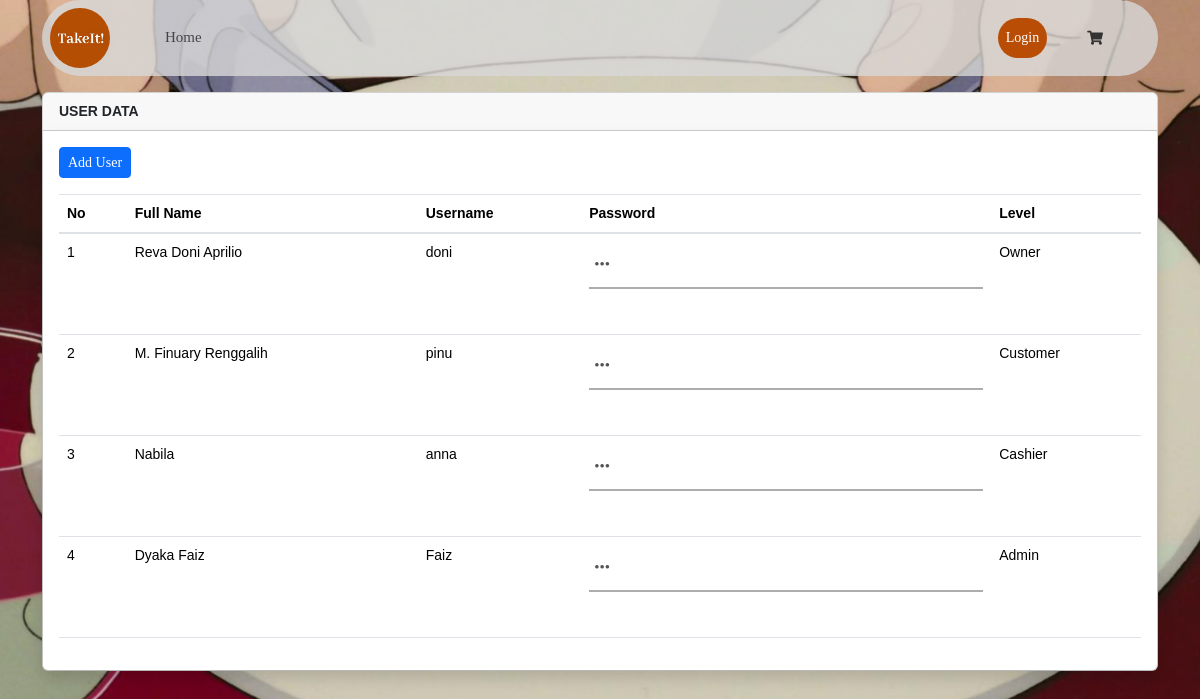
Page /dashboard/index.php?user on the committed database.
### tables this page shows
CREATE TABLE `tb_user` (
  `id_user` int(11) NOT NULL,
  `username` varchar(128) NOT NULL,
  `password` varchar(128) NOT NULL,
  `nama_user` varchar(128) NOT NULL,
  `id_level` int(1) NOT NULL
);

### dashboard/admin/data_user.php (the view, shortened to what this page needs)
<link rel="stylesheet" href="../../auth/css/main.css">
<div class="container mt-3">
	<div class="card">
		<div class="card-header font-weight-bold">
			USER DATA
		</div>
		<div class="card-body shadow p-3 bg-white rounded">
			<a href="index.php?registrasi"><button class="btn btn-primary btn-sm mb-3">Add User</button></a>
			<table class="table table-responsive-lg" id="tabel">
				<thead>
					<tr>
						<th>No</th>
						<th>Full Name</th>
						<th>Username</th>
						<th>Password</th>
						<th>Level</th>
					</tr>
				</thead>
				<tbody>
					<?php
					if ($_SESSION['level'] == "Admin") {
						$tp = "text";
					} else {
						$tp = "password";
					}
					$i = 1;
					$sql = mysqli_query($kon, "SELECT * FROM tb_user");
					while ($data = mysqli_fetch_array($sql)) : ?>
						<tr>
							<td><?= $i++; ?></td>
							<td><?= $data['nama_user'] ?></td>
							<td><?= $data['username'] ?></td>
							<td>
								<div class="wrap-input100">
									<span class="btn-show-pass">
									</span>
									<input class="input100" type="<?= $tp ?>" name="password" value="<?= $data['password'] ?>" disabled>
								</div>
							</td>
							<?php
							if ($data['id_level'] == 1) {
								$level = "Owner";
							} elseif ($data['id_level'] == 2) {
								$level = "Admin";
							} elseif ($data['id_level'] == 3) {
								$level = "Cashier";
							} elseif ($data['id_level'] == 4) {
								$level = "Customer";
							}
							?>
							<td><?= $level; ?></td>
						</tr>
					<?php endwhile; ?>
				</tbody>
			</table>
		</div>
	</div>
</div>

### dashboard/assets/css/custom.css (style rules this page uses)
body { font-size: 0.875rem; font-family: Helvetica, Arial, sans-serif; background-color: #fff; color: #333; }

### auth/css/main.css (style rules this page uses)
* { margin: 0px; padding: 0px; box-sizing: border-box; }
body, html { height: 100%; font-family: Helvetica, Arial, sans-serif; }
body { background: url(../images/bg-login.jpg); background-repeat: no-repeat; background-size: cover; background-position: center; }
a { font-family: Poppins-Regular; font-size: 14px; line-height: 1.7; color: #666666; margin: 0px; transition: all 0.4s; -webkit-transition: all 0.4s; -o-transition: all 0.4s; -moz-transition: all 0.4s; }
input { outline: none; border: none; }
button { outline: none !important; border: none; background: transparent; }
.wrap-input100 { width: 100%; position: relative; border-bottom: 2px solid #adadad; margin-bottom: 37px; }
.input100 { font-family: Poppins-Regular; font-size: 15px; color: #555555; line-height: 1.2; display: block; width: 100%; height: 45px; background: transparent; padding: 0 5px; }
.btn-show-pass { font-size: 15px; color: #999999; display: -webkit-box; display: -webkit-flex; display: -moz-box; display: -ms-flexbox; display: flex; align-items: center; position: absolute; height: 100%; top: 0; right: 0; padding-right: 5px; cursor: pointer; -webkit-transition: all 0.4s; -o-transition: all 0.4s; -moz-transition: all 0.4s; transition: all 0.4s; }

### rows in the picture
tb_user: nama_user "Reva Doni Aprilio", username "doni", id_level "Owner"
tb_user: nama_user "M. Finuary Renggalih", username "pinu", id_level "Customer"
tb_user: nama_user "Nabila", username "anna", id_level "Cashier"
tb_user: nama_user "Dyaka Faiz", username "Faiz", id_level "Admin"
